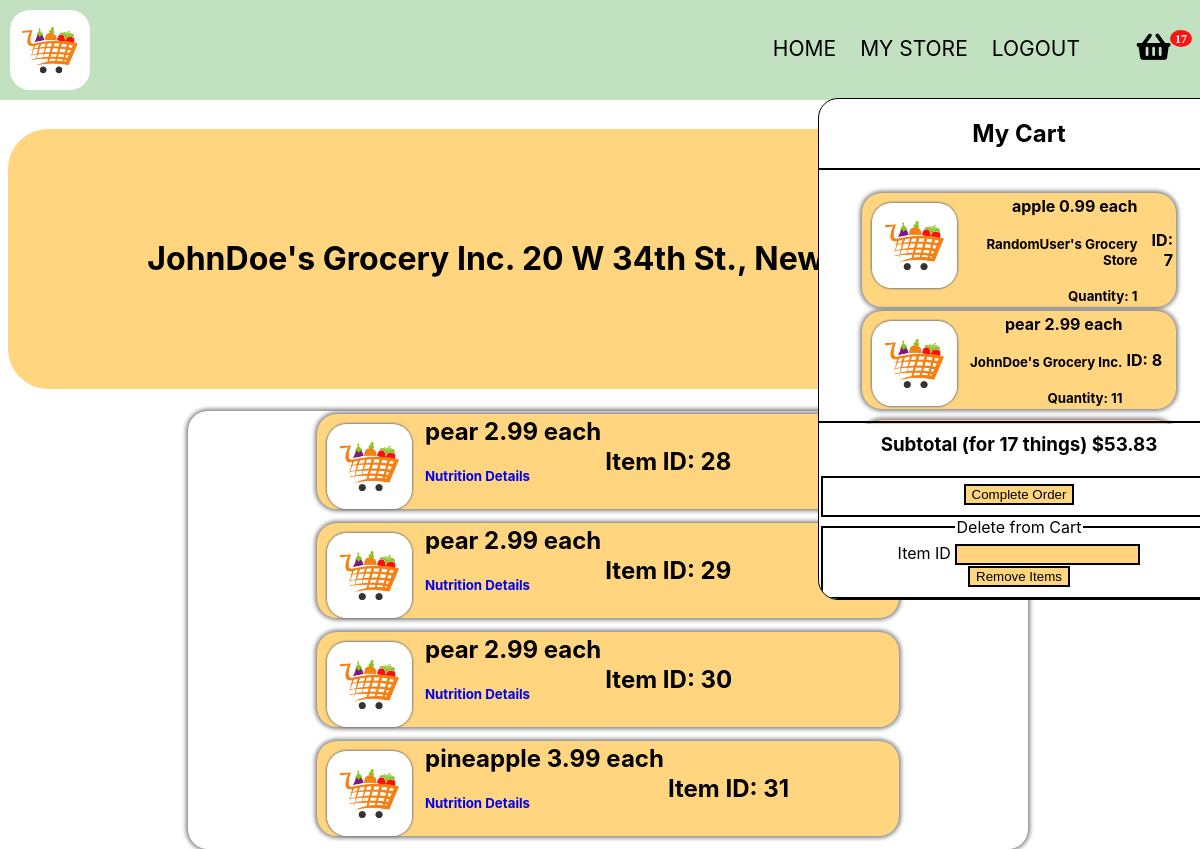
Screenshot of /store/JohnDoe's Grocery Inc. (signed in) with the database file from the repository.
### app.py (models this page shows)
class CartItems(db.Model):
    __tablename__ = 'cart'
    itemid = db.Column(db.Integer, primary_key = True)
    itemname = db.Column(db.String(20), nullable = False)
    quantity = db.Column(db.Integer, nullable = False)
    unit = db.Column(db.String(10), nullable = False)
    price = db.Column(db.Float, nullable = False)
    seller = db.Column(db.String(100), nullable = False)
    userid = db.Column(db.Integer, db.ForeignKey("user.id"))

class Store(db.Model):
    __tablename__ = 'store'
    storeid = db.Column(db.Integer, primary_key = True)
    storename = db.Column(db.String(50), nullable = True)
    storeaddress = db.Column(db.String(100), nullable = True)
    storelat = db.Column(db.Float, nullable = True)
    storelong = db.Column(db.Float, nullable = True)
    storeowner = db.Column(db.String(20), nullable = True)
    cart = db.relationship("Inventory")
    userid = db.Column(db.Integer, db.ForeignKey("user.id"))

class Inventory(db.Model):
    __tablename__ = 'inventory'
    inventoryid = db.Column(db.Integer, primary_key = True)
    itemname = db.Column(db.String(20), nullable = False)
    price = db.Column(db.Float, nullable = False)
    unit = db.Column(db.String(10), nullable = False)
    storeid = db.Column(db.Integer, db.ForeignKey("store.storeid"))

### app.py (the view, shortened to what this page needs)
@app.route('/store/<storename>', methods=['GET', 'POST'])
def storename(storename):
    emailform = EmailForm()
    deletefromcart = DeleteFromInventory()
    form = AddToCart()
    query = Inventory.query.filter_by(storeid = Store.query.filter_by(storename = storename).first().storeid).all()
    store = Store.query.filter_by(storename = storename).first()
    user = User.query.filter_by(id = current_user.id).first()
    userscart = CartItems.query.filter_by(userid = user.id).all()
    subtotal = 0
    itemamount = 0
    for thing in userscart:
        itemamount += thing.quantity
        subtotal += thing.price * thing.quantity
    if deletefromcart.validate_on_submit():
        print('touched')
        item = CartItems.query.filter_by(itemid = deletefromcart.itemid.data).first()
        db.session.delete(item)
        db.session.commit()
        return redirect('/store/' + storename)
    if emailform.validate_on_submit():
        sendemail(current_user.id)
        return redirect('/store/' + storename)
    return render_template('shop.html', shopinventory = query, store = store, form = form, cart = userscart, subtotal = subtotal, itemamount = itemamount, deleteform = deletefromcart, emailform = emailform)

### forms.py
class EmailForm(FlaskForm):
    submit = SubmitField("Complete Order")

class DeleteFromInventory(FlaskForm):
    itemid = IntegerField("Item ID", validators=[DataRequired()])
    submit = SubmitField("Remove Items")

### app.py (called while the page is built)
@login_manager.user_loader
def load_user(user_id):
    return User.query.get(int(user_id))

### templates/shop.html (shortened to what this page needs)
<!DOCTYPE HTML>
<html>
	<head>
		<link href="https://use.fontawesome.com/releases/v5.0.1/css/all.css" rel="stylesheet">
	</head>
	<body class="is-preload">
        <br>
		<br>
		<br>
		<br>
		<br>
		<div class="container">
			<img class = 'logo' src="{{ url_for('static', filename = 'images/grocerylogo.jpeg') }}">
			<nav>
				<ul id = 'subpages'>
					<li><a href="/main">HOME</a></li>
					<li><a href="/mystore/{{current_user.name}}">MY STORE</a></li>
					<li id="logout"><a href="/logout">LOGOUT</a></li>
                    <div id="container" style="display:inline-block; position: absolute; height: 100%;">
						<ul>
							<li id="li1"> <i class="fa badge fa-lg" style='font-size:30px'value={{itemamount}}>&#xf291; </i>
								<div class="popupMenu">
									<div class = "upperdiv">
										<h1 style="text-align: center; border-bottom: 2px solid black; padding-bottom: 20px;"> My Cart</h1>
										<table class = "carttable">
											{% for thing in cart %}
												<tr>
													<td>
														<div class = 'itemdiv'>
															<img src="{{ url_for('static', filename = 'images/grocerylogo.jpeg') }}" class="itemimage">
															<table class="carttdtable">
																<tr class="carttr">
																	<td class="carttd">
																	<h4 class = "iteminfo" style = "margin: 0px;"> {{thing.itemname}} {{thing.price}} {{thing.unit}}</h4> <br> <h5 class = "iteminfo" style = "margin: 0px;"> {{thing.seller}} </h5> <br> <h5 class = "iteminfo" style = "margin: 0px;"> Quantity: {{thing.quantity}} </h5> </td>
																	</td>
																	<td> <h4> ID: {{thing.itemid}}</h5></td>
																</tr>
															</table>
														</div>
											{% endfor %}
									</div>
									<div class="lowerdiv">
										<h3 class="lowerh3"> Subtotal (for {{itemamount}} things) ${{"%.2f"|format(subtotal)}} </h3>
                                        <br>
                                        <form method="post" action="">
											<fieldset>
												<div>
													{{ emailform.submit(class = "btn btn-outline-info") }}
												</div>
											</fieldset>
										</form>
                                        <form method="post" action="">
											<fieldset>
												<legend class = "cartlegend">Delete from Cart</legend>
												<div>
													{{ deleteform.itemid.label(class = "form-control-label") }}
													{{ deleteform.itemid(class = "form-control form-control-lg") }}
												</div>
												<div class = 'fieldbutton'>
													{{ deleteform.submit(class = "btn btn-outline-info") }}
												</div>
											</fieldset>
										</form>
									</div>
		<h1 class = 'title'> {{store.storename}} {{store.storeaddress}} </h1>
        <div class = 'tablediv'>
            <table class = "inventorytable">
            {% for thing in shopinventory %}
            <tr>
                <td>
                <div class = 'itemdiv'>
                    <img src="{{ url_for('static', filename = 'images/grocerylogo.jpeg') }}" class="itemimage">
                    <table>
                        <tr>
                            <td> <h2 class = "iteminfo"> {{thing.itemname}} {{thing.price}} {{thing.unit}} <br> </h2> <h5> <a href="/nutritionaldetails/{{thing.itemname}}" target="_blank">Nutrition Details</a> </h5> </td>
                            <td>
                                <h2>Item ID: {{thing.inventoryid}} </h2>
                            </td>
                        </tr>
                    </table>
                </div>
                </td>
            </tr>
            {% endfor %}
            </table>
        </div>
	</body>
</html>

### templates/shop.html (style rules this page uses)
.lowerh3 { margin-top: 10px; margin-bottom: 0px; }
.upperdiv { height: 65%; overflow: scroll; }
.lowerdiv { border-top: 2px solid black; position: absolute; bottom: 0px; text-align: center; width: 100%; }
.carttable { margin: 0 auto; width: 80%; }
.itemimage { height: 90px; width: 90px; float: left; border-radius: 20px; margin-right: 10px; }
#logout { margin-right: 10vh; }
#container { right: -80px; top: 16px; margin-right: 5vh; }
.popupMenu { width: 400px; height: 500px; border: 1px solid black; position: absolute; top: 62px; right: -20px; background-color: white; border-radius: 20px; overflow: scroll; }
ul li { position: relative }
.badge:after { content:attr(value); font-size:12px; color: #fff; background: red; border-radius:50%; padding: 2px 5px; position:relative; left:-8px; top:-15px; opacity:0.9; }
.tablediv { width: 70%; margin:0 auto; background-color: white; border-radius: 20px; box-shadow: 0 0 4px 2px gray; }
.cartlegend { text-align: center; }
.fieldbutton { text-align: center; }
.title { padding: 50px; background-color: green; height: 20vh; line-height: 20vh; text-align: center; background-color: rgb(255, 213, 128); border-radius: 40px; }
.itemimage { float: left; height: 85px; width: auto; margin: 10px; border-radius: 20px; box-shadow: 0 0 2px 1px gray; }
.iteminfo { margin:0 auto; }
.itemdiv { height: 20%; width: 60%; left: 20%; background-color: rgb(255, 213, 128); margin:0 auto; border-radius: 20px; min-width: 100%; box-shadow: 0 0 4px 2px gray; }
input { background-color: rgb(255, 213, 128); border: 2px solid black; }
.inventorytable { width: 70%; margin:0 auto; height: 100%; }
td { margin-bottom: 50px; }
fieldset { border: 2px solid black; }
html { height: 100%; width: 100%; }
body { height: 100%; width: 100%; font-family: Eina, -apple-system, BlinkMacSystemFont, "Segoe UI", Roboto, Helvetica, Arial, sans-serif; }
a { text-decoration: none; }
.logo { float: left; height: 80px; width: auto; margin: 10px; border-radius: 20px; }
body { height: 100%; width: 100%; }
nav ul { float: right; list-style: none; text-align: right; padding-top: 20px; margin-left: 0px; margin-right: 5vh; }
.container { background-color:rgb(193, 225, 193); position: fixed; width: 100%; top: 0px; left: 0px; }
.container::after { content: ''; display: table; clear: both; }
nav li { float: left; margin-left: 3vh; }
nav a { text-decoration: none; color: black; font-size: 21px; }

### rows the page displays
CartItems: itemname "apple", price "0.99", unit "each", seller "RandomUser's Grocery Store", quantity "1", itemid "7"
CartItems: itemname "pear", price "2.99", unit "each", seller "JohnDoe's Grocery Inc.", quantity "11", itemid "8"
Store: storename "JohnDoe's Grocery Inc.", storeaddress "20 W 34th St., New York, NY 10001"
Inventory: itemname "pear", price "2.99", unit "each", inventoryid "28"
Inventory: itemname "pear", price "2.99", unit "each", inventoryid "29"
Inventory: itemname "pear", price "2.99", unit "each", inventoryid "30"
Inventory: itemname "pineapple", price "3.99", unit "each", inventoryid "31"

### other values shown
{{ itemamount }} "17"
{{ "%.2f"|format(subtotal) }} "53.83"
{{ deleteform.itemid.label(class = "form-control-label") }} "Item ID"
